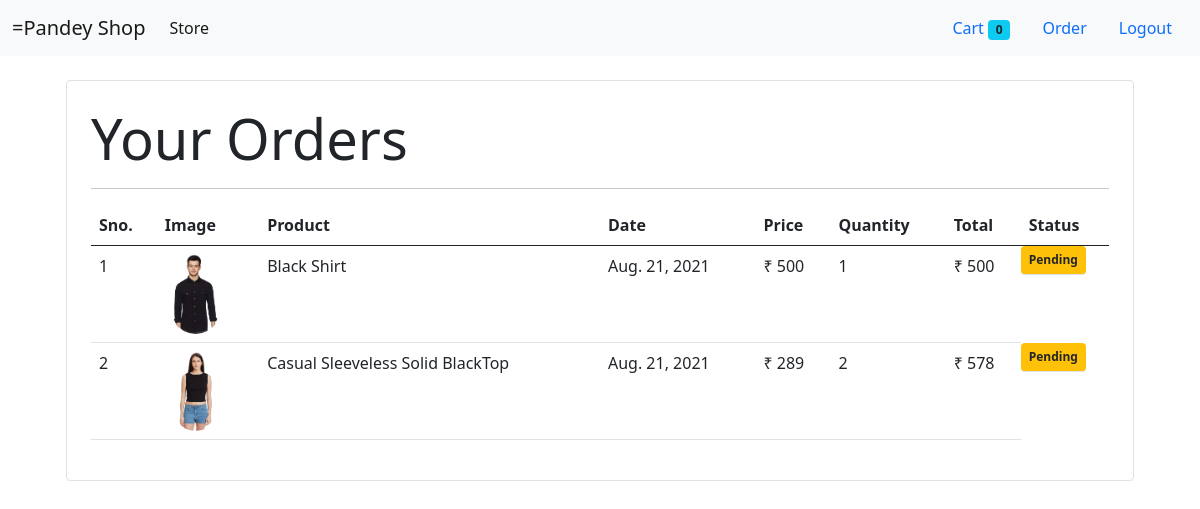
Screenshot of /orders (signed in) with the database file from the repository.
### store/models/orders.py (models this page shows, shortened)
class Order(models.Model):
    product = models.ForeignKey(Product , on_delete=models.CASCADE)
    customer = models.ForeignKey(Customers , on_delete=models.CASCADE)
    quantity = models.IntegerField(default=1)
    price = models.IntegerField()
    address = models.CharField(max_length=500, default='' , blank= False)
    phone = models.CharField(max_length=10, default='', blank= False)
    date = models.DateField(default=datetime.datetime.today)
    status = models.BooleanField(default=False)
    @staticmethod
    def get_orders_by_customer(customer_id):
        return Order.objects.filter(customer = customer_id).order_by('-date')

### store/models/product.py (models this page shows, shortened)
class Product(models.Model):
    name = models.CharField(max_length=50)
    price = models.IntegerField(default=0)
    category = models.ForeignKey(Category, on_delete=models.CASCADE, default=1)
    description = models.CharField(max_length=200, default='',null = True, blank= True)
    image = models.ImageField(upload_to='uploads/products/')

### store/middlewares/auth.py (the view)
    def middleware(request):
        returnUrl = request.META['PATH_INFO']
        if not request.session.get('customer'):
           return redirect(f'login?return_url ={returnUrl}')
        response = get_response(request)
        return response

### store/templatetags/custom_filter.py (called while the page is built)
@register.filter(name='currency')
def currency(number):
    return "₹ "+str(number)

@register.filter(name='multiply')
def currency(number, number1):
    return number * number1

### store/views/Orders.py (called while the page is built)
    def get(self, request):
        customer = request.session.get('customer')
        orders = Order.get_orders_by_customer(customer)
        return render(request , 'orders.html' ,{'orders': orders})

### store/Templates/orders.html (shortened to what this page needs)
{% extends 'base.html' %}
{% block content %}
{% load cart %}
{% load custom_filter %}
<div class="container">
     <div class="border rounded p-4 m-4">
         <p class="display-4 pl-4 ml-4">Your Orders</p>
         <hr>
         <table class="table">
             <thead>
                 <tr>
                     <th>Sno.</th>
                     <th>Image</th>
                     <th>Product</th>
                     <th>Date</th>
                     <th>Price</th>
                     <th>Quantity</th>
                     <th>Total</th>
                     <th>Status</th>
                 </tr>
             </thead>
             <tbody>
                 {% for order in orders %}
                 <tr>
                     <td>{{forloop.counter}}</td>
                     <td><img style="height: 80px;" class="rounded-circle"
                    src="{{order.product.image.url}}"alt=""></td>
                     <td>{{order.product.name}}</td>
                     <td>{{order.date}}</td>
                     <td>{{order.price|currency}}</td>
                     <td>{{order.quantity}}</td>
                    <td>{{order.quantity|multiply:order.price|currency}}</td>
                    {% if order.status %}
                    <td class="badge bg-success">Completed</small></td>
                    {%else%}
                    <td class="badge bg-warning text-dark">Pending</td>
                    {% endif %}
                </tr>
                {% endfor %}
             </tbody>
         </table>
     </div>
</div>
{% endblock %}

### rows the page displays
Order: product.image (picture), product.name "Black Shirt", date "Aug. 21, 2021", price "₹ 500", quantity "1", quantity|multiply "₹ 500"
Order: product.image (picture), product.name "Casual Sleeveless Solid BlackTop", date "Aug. 21, 2021", price "₹ 289", quantity "2", quantity|multiply "₹ 578"

### other values shown
{{ request.session.cart.keys|length }} "0"
